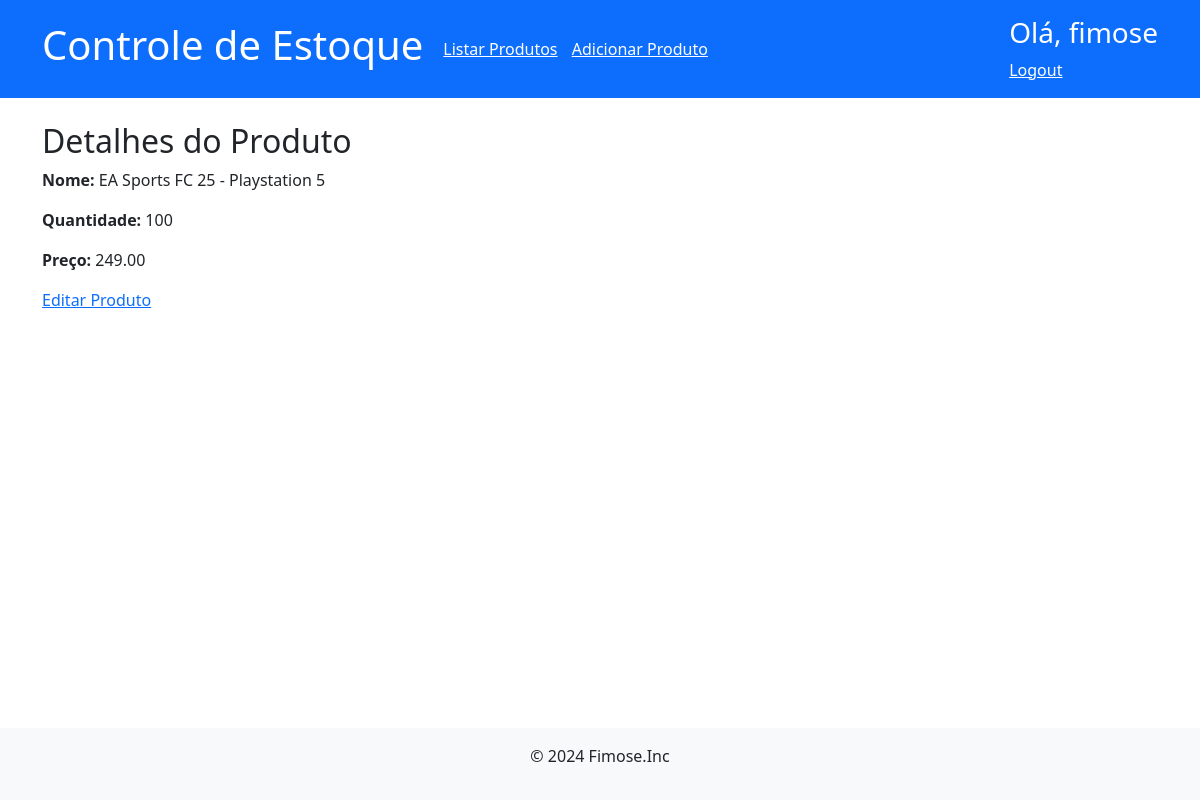
The page /produtos/detalhes/4/ (signed in) on the database its author committed.
### produtos/models.py (models this page shows)
class Produto(models.Model):
              nome = models.CharField(max_length=100)
              quantidade = models.IntegerField()
              preco = models.DecimalField(max_digits=10, decimal_places=2)
              imagem = models.ImageField(upload_to='produtos/', null=True, blank=True)
              usuario = models.ForeignKey(User, on_delete=models.CASCADE, related_name='produtos')

### produtos/views.py (the view)
# urls.py: path('detalhes/<int:pk>/', detalhes_produto, name='detalhes_produto'),
@login_required
def detalhes_produto(request, pk):
    produto = get_object_or_404(Produto, pk=pk)
    return render(request, 'detalhes_produto.html', {'produto': produto})

### produtos/templates/detalhes_produto.html (shortened to what this page needs)
{% extends 'base.html' %}
{% block content %}
<h2>Detalhes do Produto</h2>
<p><strong>Nome:</strong> {{ produto.nome }}</p>
<p><strong>Quantidade:</strong> {{ produto.quantidade }}</p>
<p><strong>Preço:</strong> {{ produto.preco }}</p>
<a href="{% url 'atualizar_produto' produto.pk %}">Editar Produto</a>
{% endblock %}

### produtos/templates/base.html (shortened to what this page needs)
<!DOCTYPE html>
<html lang="pt-br">
<head>
    {% load static %}
    <link rel="stylesheet" href="{% static 'css/bootstrap.min.css' %}" rel="stylesheet">
</head>
<body class="d-flex flex-column min-vh-100">
    <header class="bg-primary text-white p-3">
        <div class="container d-flex align-items-center ">
            <h1 style="margin-right: 20px;">Controle de Estoque</h1>
            <nav>
                <a href="{% url 'listar_produtos' %}" class="text-white"  style="margin-right: 10px;">Listar Produtos</a>
                <a href="{% url 'adicionar_produto' %}" class="text-white">Adicionar Produto</a>
            </nav>
            <nav style="margin-left: auto;">
                <h3 >Olá, {{ user.username }}</h3>
                <a href="{% url 'logout' %}" class="text-white">Logout</a>
            </nav>
        </div>
    </header>
    <main class="container mt-4 flex-grow-1">
        {% block content %}
        {% endblock %}
    </main>
    <footer class="bg-light text-center p-3 mt-4" style="min-height: 50px;">
        <p>&copy; 2024 Fimose.Inc </p>
    </footer>
</body>
</html>

### rows shown on the page
Produto: nome "EA Sports FC 25 - Playstation 5", quantidade "100", preco "249.00"

### other values the page prints
{{ user.username }} "fimose"
